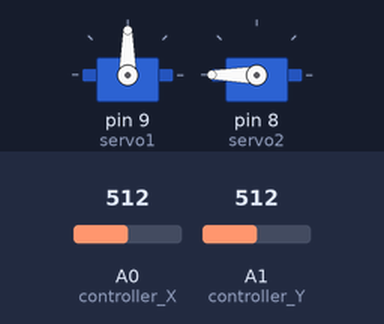
The program below on a simulated Arduino Uno, built with avr-gcc and run on an emulated ATmega328P. Parts: 2 × servo. Inputs (shaded band) come from the test bench; at power-on: A0 (controller_X) = 512, A1 (controller_Y) = 512.

Above: at 1.2 s.
1.3 s: A0 (controller_X) set to 606
2.8 s: A0 (controller_X) set to 625
At 4.1 s:
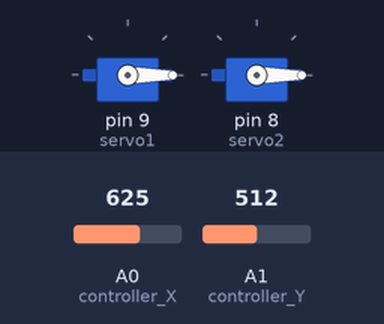
5.8 s: A1 (controller_Y) set to 716
8.8 s: A0 (controller_X) set to 306
At 10.48 s:
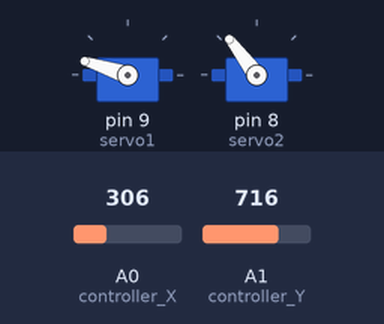
11.8 s: A1 (controller_Y) set to 622
At 12.53 s:
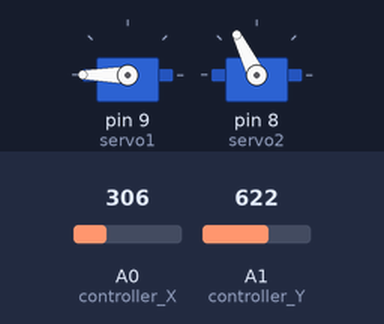
14.8 s: A1 (controller_Y) set to 598
At 15.46 s:
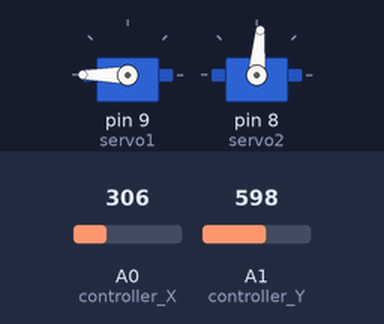
Timing chart, 0 to 18.8 s (numbered marks = the images above; inputs shaded):
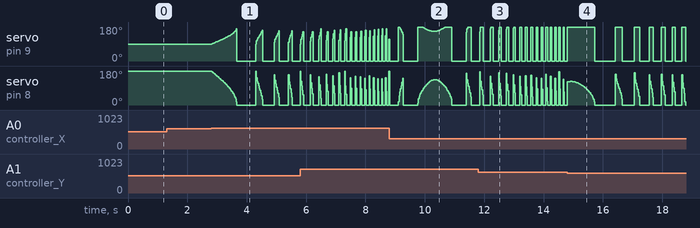

The program:

main.cpp
```cpp
#include <AccelStepper.h>
#include <Arduino.h>
#include <Servo.h>

#define MotorInterfaceType 4

// put function declarations here:
Servo servo1;
Servo servo2;
AccelStepper stepper(MotorInterfaceType, 4, 6, 5, 7);
const int controller_X = 0;
const int controller_Y = 1;
const int arm_length = 73;  // mm

int x = 0;
int y = 0;
int rotation = 0;

void setup() {
    Serial.begin(9600);
    // put your setup code here, to run once:
    servo1.attach(9);
    servo2.attach(8);
    stepper.setMaxSpeed(3000.0);
    stepper.setAcceleration(100.0);
    stepper.setSpeed(400);
    pinMode(10, INPUT);
    pinMode(11, INPUT);
}

void loop() {
    if (analogRead(controller_X) / 512.0 > 1.2) {
        x++;
    } else if (analogRead(controller_X) / 512.0 < 0.8) {
        x--;
    }

    if (analogRead(controller_Y) / 512.0 < 0.8) {
        y++;
    } else if (analogRead(controller_Y) / 512.0 > 1.2) {
        y--;
    }

    double length = sqrt(x * x + y * y);
    double phi = atan2(y, x) * 180.0 / PI;
    double theta = acos((length / 2) / arm_length) * 180.0 / PI;

    servo1.write(180 - (phi + theta));
    servo2.write(2 * theta);

    // if (stepper.distanceToGo() == 0)
    // stepper.moveTo(-stepper.currentPosition());

    // // Move the motor one step
    // stepper.run();

    // Serial.print("X-axis: ");
    // Serial.print(phi + theta);
    // Serial.print(" | ");
    // Serial.print("Y-axis: ");
    // Serial.print(phi - theta);
    // Serial.print(" | ");
    // Serial.print(x);
    // Serial.print(" | ");
    // Serial.print(y);
    // Serial.print(" | ");
    // Serial.print(180 - (phi + theta));
    // Serial.print(" | ");
    // Serial.println(2 * theta);
    delay(5);
}
```

Measured:
- the behaviour switches between 614 and 615 on A0 (controller_X) (found by bisection; images 0 and 1)
- the behaviour switches between 615 and 614 on A1 (controller_Y) (found by bisection; images 3 and 4)
- after the input at 1.3 s, every drawn part: stays the same
